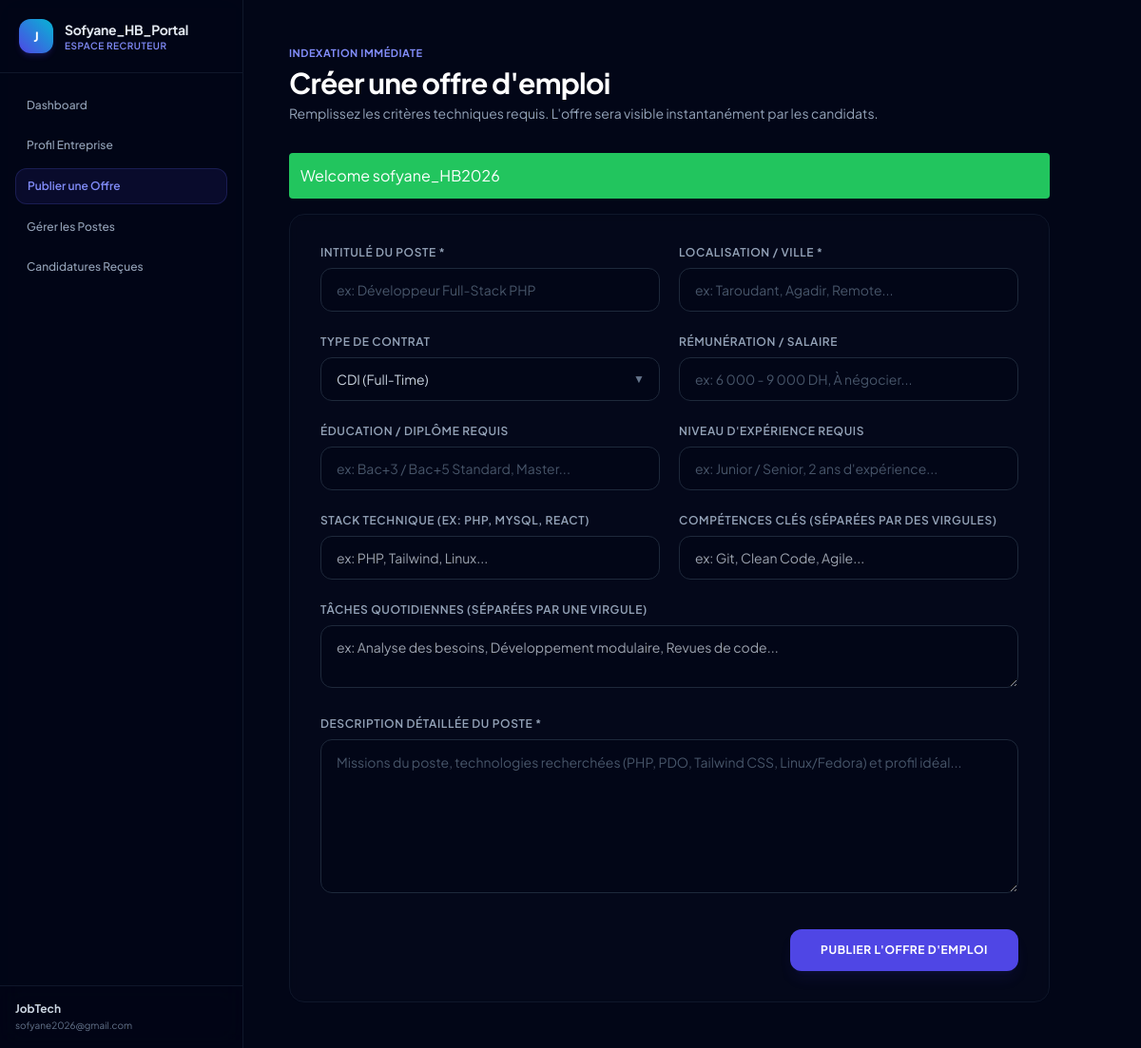
/company/add_job.php (signed in), run on the app's committed database.
### tables this page shows
CREATE TABLE `companies` (
  `id` int(11) NOT NULL,
  `company_name` varchar(150) NOT NULL,
  `logo` varchar(255) DEFAULT NULL,
  `description` text DEFAULT NULL,
  `user_id` int(11) NOT NULL,
  `created_at` timestamp NOT NULL DEFAULT current_timestamp()
);

CREATE TABLE `users` (
  `id` int(11) NOT NULL,
  `full_name` varchar(100) DEFAULT NULL,
  `email` varchar(150) DEFAULT NULL,
  `password` varchar(255) DEFAULT NULL,
  `google_id` varchar(255) DEFAULT NULL,
  `phone` varchar(50) DEFAULT NULL,
  `address` text DEFAULT NULL,
  `country` varchar(100) DEFAULT NULL,
  `skills` text DEFAULT NULL,
  `created_at` timestamp NOT NULL DEFAULT current_timestamp(),
  `role` enum('candidate','company','admin') DEFAULT 'candidate'
);

### company/add_job.php (the view, shortened to what this page needs)
<?php
require_once "../config/db.php";
require_once "../includes/functions.php";
$company_id = $_SESSION['company_id'];
$company = ['company_name' => 'Recruteur', 'email' => ''];
try {
    if (isset($pdo)) {
        $stmt = $pdo->prepare("SELECT c.company_name, u.email FROM companies c JOIN users u ON c.user_id = u.id WHERE c.id = ? LIMIT 1");
        $stmt->execute([$company_id]);
        $fetched = $stmt->fetch(PDO::FETCH_ASSOC);
        if ($fetched) {
            $company = $fetched;
        }
    }
} catch (PDOException $e) {
}
?>
<!DOCTYPE html>
<html lang="fr">
<head>
    <script src="https://cdn.tailwindcss.com"></script>
</head>
<body class="flex bg-slate-950 text-slate-100 min-h-screen selection:bg-indigo-500 selection:text-white">
    <aside class="w-64 border-r border-slate-900 bg-slate-950/40 backdrop-blur-md h-screen fixed flex flex-col justify-between z-40">
        <div>
            <div class="p-5 flex items-center gap-3 border-b border-slate-900">
                <div class="w-9 h-9 bg-gradient-to-tr from-indigo-600 to-cyan-500 text-white flex items-center justify-center font-bold text-sm rounded-xl shadow-md shadow-indigo-600/20">
                    <?= strtoupper(substr($company['company_name'], 0, 1)) ?>
                </div>
                <div>
                    <div class="font-bold text-sm text-slate-200 tracking-tight">Sofyane_HB_Portal</div>
                    <div class="text-[10px] text-indigo-400 font-semibold uppercase tracking-wider">Espace Recruteur</div>
                </div>
            </div>
            <nav class="p-4 space-y-1.5 text-xs font-medium">
                <a href="dashboard.php" class="flex items-center px-3 py-2.5 text-slate-400 hover:text-slate-200 hover:bg-slate-900/40 rounded-xl transition">Dashboard</a>
                <a href="profile.php" class="flex items-center px-3 py-2.5 text-slate-400 hover:text-slate-200 hover:bg-slate-900/40 rounded-xl transition">Profil Entreprise</a>
                <a href="add_job.php" class="flex items-center px-3 py-2.5 bg-indigo-600/10 border border-indigo-500/20 text-indigo-400 rounded-xl font-semibold">Publier une Offre</a>
                <a href="my_jobs.php" class="flex items-center px-3 py-2.5 text-slate-400 hover:text-slate-200 hover:bg-slate-900/40 rounded-xl transition">Gérer les Postes</a>
                <a href="applicants.php" class="flex items-center px-3 py-2.5 text-slate-400 hover:text-slate-200 hover:bg-slate-900/40 rounded-xl transition">Candidatures Reçues</a>
            </nav>
        </div>
        <div class="p-4 border-t border-slate-900 bg-slate-950/60 backdrop-blur-md">
            <div class="text-xs font-bold text-slate-300 truncate"><?= htmlspecialchars($company['company_name']) ?></div>
            <div class="text-[10px] text-slate-500 truncate mt-0.5"><?= htmlspecialchars($company['email']) ?></div>
        </div>
    </aside>
    <main class="ml-64 flex-1 p-8 md:p-12 max-w-4xl">
        <div class="mb-8">
            <div class="text-[11px] font-bold uppercase tracking-wider text-indigo-400 mb-1">Indexation immédiate</div>
            <h1 class="text-2xl md:text-3xl font-bold tracking-tight text-white">Créer une offre d'emploi</h1>
            <p class="text-slate-400 text-xs md:text-sm mt-1">Remplissez les critères techniques requis. L'offre sera visible instantanément par les candidats.</p>
        </div>
        <div class="bg-slate-900/20 border border-slate-900 p-6 md:p-8 rounded-2xl backdrop-blur-sm">
            <form method="POST" action="" class="space-y-6">
                <div class="grid grid-cols-1 md:grid-cols-2 gap-5">
                    <div>
                        <label class="block text-xs font-semibold uppercase tracking-wider text-slate-400 mb-2">Intitulé du Poste *</label>
                        <input type="text" name="title" placeholder="ex: Développeur Full-Stack PHP" required
                               class="w-full bg-slate-950 border border-slate-800 rounded-xl px-4 py-3 text-sm text-slate-200 placeholder-slate-600 focus:outline-none focus:border-indigo-500 transition">
                    </div>
                    <div>
                        <label class="block text-xs font-semibold uppercase tracking-wider text-slate-400 mb-2">Localisation / Ville *</label>
                        <input type="text" name="location" placeholder="ex: Taroudant, Agadir, Remote..." required
                               class="w-full bg-slate-950 border border-slate-800 rounded-xl px-4 py-3 text-sm text-slate-200 placeholder-slate-600 focus:outline-none focus:border-indigo-500 transition">
                    </div>
                </div>
                <div class="grid grid-cols-1 md:grid-cols-2 gap-5">
                    <div>
                        <label class="block text-xs font-semibold uppercase tracking-wider text-slate-400 mb-2">Type de Contrat</label>
                        <div class="relative">
                            <select name="type" class="w-full bg-slate-950 border border-slate-800 rounded-xl px-4 py-3 text-sm text-slate-300 focus:outline-none focus:border-indigo-500 transition appearance-none cursor-pointer">
                                <option value="full-time">CDI (Full-Time)</option>
                            </select>
                            <div class="absolute inset-y-0 right-4 flex items-center pointer-events-none text-slate-500 text-xs">▼</div>
                        </div>
                    </div>
                    <div>
                        <label class="block text-xs font-semibold uppercase tracking-wider text-slate-400 mb-2">Rémunération / Salaire</label>
                        <input type="text" name="salary" placeholder="ex: 6 000 - 9 000 DH, À négocier..."
                               class="w-full bg-slate-950 border border-slate-800 rounded-xl px-4 py-3 text-sm text-slate-200 placeholder-slate-600 focus:outline-none focus:border-indigo-500 transition">
                    </div>
                </div>
                <div class="grid grid-cols-1 md:grid-cols-2 gap-5">
                    <div>
                        <label class="block text-xs font-semibold uppercase tracking-wider text-slate-400 mb-2">Éducation / Diplôme Requis</label>
                        <input type="text" name="education" placeholder="ex: Bac+3 / Bac+5 Standard, Master..."
                               class="w-full bg-slate-950 border border-slate-800 rounded-xl px-4 py-3 text-sm text-slate-200 placeholder-slate-600 focus:outline-none focus:border-indigo-500 transition">
                    </div>
                    <div>
                        <label class="block text-xs font-semibold uppercase tracking-wider text-slate-400 mb-2">Niveau d'Expérience Requis</label>
                        <input type="text" name="experience" placeholder="ex: Junior / Senior, 2 ans d'expérience..."
                               class="w-full bg-slate-950 border border-slate-800 rounded-xl px-4 py-3 text-sm text-slate-200 placeholder-slate-600 focus:outline-none focus:border-indigo-500 transition">
                    </div>
                </div>
                <div class="grid grid-cols-1 md:grid-cols-2 gap-5">
                    <div>
                        <label class="block text-xs font-semibold uppercase tracking-wider text-slate-400 mb-2">Stack Technique (ex: PHP, MySQL, React)</label>
                        <input type="text" name="tech_stack" placeholder="ex: PHP, Tailwind, Linux..." class="w-full bg-slate-950 border border-slate-800 rounded-xl px-4 py-3 text-sm text-slate-200 focus:border-indigo-500 transition">
                    </div>
                    <div>
                        <label class="block text-xs font-semibold uppercase tracking-wider text-slate-400 mb-2">Compétences clés (séparées par des virgules)</label>
                        <input type="text" name="requirements" placeholder="ex: Git, Clean Code, Agile..." class="w-full bg-slate-950 border border-slate-800 rounded-xl px-4 py-3 text-sm text-slate-200 focus:border-indigo-500 transition">
                    </div>
                </div>
                <div>
                    <label class="block text-xs font-semibold uppercase tracking-wider text-slate-400 mb-2">Tâches quotidiennes (séparées par une virgule)</label>
                    <textarea name="daily_tasks" placeholder="ex: Analyse des besoins, Développement modulaire, Revues de code..."
                            class="w-full bg-slate-950 border border-slate-800 rounded-xl px-4 py-3 text-sm text-slate-200 focus:border-indigo-500 transition"></textarea>
                </div>
                <div>
                    <label class="block text-xs font-semibold uppercase tracking-wider text-slate-400 mb-2">Description détaillée du Poste *</label>
                    <textarea name="description" rows="6" placeholder="Missions du poste, technologies recherchées (PHP, PDO, Tailwind CSS, Linux/Fedora) et profil idéal..."
                              class="w-full bg-slate-950 border border-slate-800 rounded-xl px-4 py-3 text-sm text-slate-200 placeholder-slate-600 focus:outline-none focus:border-indigo-500 transition leading-relaxed"></textarea>
                </div>
                <div class="flex justify-end pt-2">
                    <button type="submit" class="w-full md:w-auto text-xs font-bold uppercase tracking-wider bg-indigo-600 hover:bg-indigo-500 text-white px-8 py-3.5 rounded-xl transition shadow-lg shadow-indigo-600/10 active:scale-[0.98]">
                        Publier l'offre d'emploi
                    </button>
                </div>
            </form>
        </div>
    </main>
</body>
</html>

### company/add_job.php (style rules this page uses)
body { font-family: 'Plus Jakarta Sans', sans-serif; }

### data on the page
companies: company_name "J", company_name "JobTech", user.email "sofyane2026@gmail.com"

### other printed values
$flash['message'] "Welcome sofyane_HB2026"
